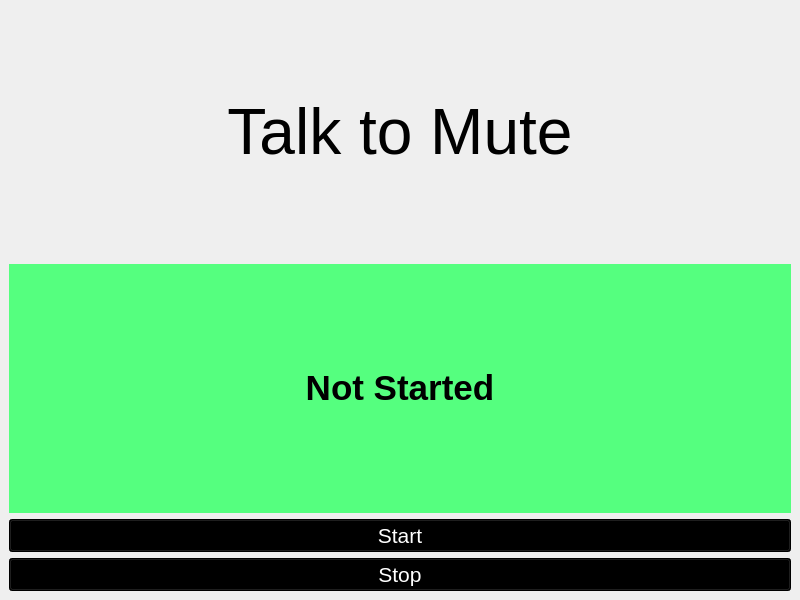
<?xml version="1.0" encoding="UTF-8"?>
<ui version="4.0">
 <class>MainWindow</class>
 <widget class="QMainWindow" name="MainWindow">
  <property name="enabled">
   <bool>true</bool>
  </property>
  <property name="geometry">
   <rect>
    <x>0</x>
    <y>0</y>
    <width>800</width>
    <height>600</height>
   </rect>
  </property>
  <property name="sizePolicy">
   <sizepolicy hsizetype="Ignored" vsizetype="Ignored">
    <horstretch>0</horstretch>
    <verstretch>0</verstretch>
   </sizepolicy>
  </property>
  <property name="minimumSize">
   <size>
    <width>800</width>
    <height>600</height>
   </size>
  </property>
  <property name="maximumSize">
   <size>
    <width>1920</width>
    <height>1080</height>
   </size>
  </property>
  <property name="font">
   <font>
    <family>MS Shell Dlg 2</family>
    <pointsize>14</pointsize>
   </font>
  </property>
  <property name="mouseTracking">
   <bool>true</bool>
  </property>
  <property name="windowTitle">
   <string>Talk to Mute</string>
  </property>
  <property name="windowIcon">
   <iconset>
    <normaloff>../../../../../../Pictures/ugo_trans.ico</normaloff>../../../../../../Pictures/ugo_trans.ico</iconset>
  </property>
  <property name="autoFillBackground">
   <bool>false</bool>
  </property>
  <property name="styleSheet">
   <string notr="true"/>
  </property>
  <widget class="QWidget" name="centralwidget">
   <property name="autoFillBackground">
    <bool>false</bool>
   </property>
   <property name="styleSheet">
    <string notr="true"/>
   </property>
   <layout class="QVBoxLayout" name="verticalLayout">
    <item>
     <widget class="QLabel" name="Title">
      <property name="font">
       <font>
        <family>MS Shell Dlg 2</family>
        <pointsize>48</pointsize>
       </font>
      </property>
      <property name="styleSheet">
       <string notr="true"/>
      </property>
      <property name="text">
       <string>&lt;html&gt;&lt;head/&gt;&lt;body&gt;&lt;p align=&quot;center&quot;&gt;Talk to Mute&lt;/p&gt;&lt;/body&gt;&lt;/html&gt;</string>
      </property>
     </widget>
    </item>
    <item>
     <widget class="QLabel" name="Display">
      <property name="font">
       <font>
        <family>MS Shell Dlg 2</family>
        <pointsize>20</pointsize>
        <weight>75</weight>
        <bold>true</bold>
       </font>
      </property>
      <property name="autoFillBackground">
       <bool>false</bool>
      </property>
      <property name="styleSheet">
       <string notr="true">background-color: rgb(85, 255, 127);</string>
      </property>
      <property name="text">
       <string>&lt;html&gt;&lt;head/&gt;&lt;body&gt;&lt;p align=&quot;center&quot;&gt;&lt;span style=&quot; font-size:26pt;&quot;&gt;Not Started&lt;/span&gt;&lt;/p&gt;&lt;/body&gt;&lt;/html&gt;</string>
      </property>
     </widget>
    </item>
    <item>
     <widget class="QPushButton" name="Start">
      <property name="font">
       <font>
        <pointsize>16</pointsize>
       </font>
      </property>
      <property name="styleSheet">
       <string notr="true">background-color: rgb(0, 0, 0);
color: rgb(255, 255, 255);</string>
      </property>
      <property name="text">
       <string>Start</string>
      </property>
      <property name="autoExclusive">
       <bool>true</bool>
      </property>
     </widget>
    </item>
    <item>
     <widget class="QPushButton" name="Stop">
      <property name="font">
       <font>
        <pointsize>16</pointsize>
       </font>
      </property>
      <property name="styleSheet">
       <string notr="true">background-color: rgb(0, 0, 0);
color: rgb(255, 255, 255);</string>
      </property>
      <property name="text">
       <string>Stop</string>
      </property>
      <property name="autoExclusive">
       <bool>true</bool>
      </property>
     </widget>
    </item>
   </layout>
  </widget>
 </widget>
 <resources>
  <include location="res.qrc"/>
  <include location="res1.qrc"/>
 </resources>
 <connections/>
</ui>
